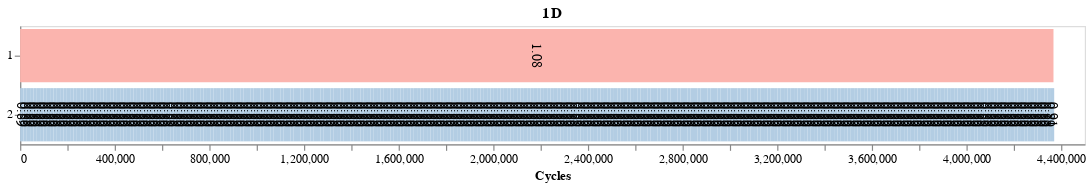

The code cell stored with this chart in its notebook:
### Code cell
row = 2
for job in batch.df_pair.iloc[row]['pair_job'].jobs:
    print(job.name, job.benchmarks)

print('\n')
print("ctx", batch.df_pair.iloc[row]['One_D-GPUSim-Full-True-option'].ctx)
print('\n')
batch.df_pair.iloc[row]['One_D-GPUSim-Full-True-option'].print_config()
batch.df_pair.iloc[row]['One_D-GPUSim-Full-True-option'].print_interference()
batch.df_pair.iloc[row]['One_D-GPUSim-Full-True-perf'].visualize("1D").display()
print('sld:', batch.df_pair.iloc[row]['One_D-GPUSim-Full-True-perf'].sld)
print('ws:', sum(batch.df_pair.iloc[row]['One_D-GPUSim-Full-True-perf'].sld))

### Figure 1 — Vega-Lite specification as saved in the notebook (floating-point values rounded to 4 significant figures; data arrays with more than 128 entries replaced by an {"elided": "..."} marker saying what was removed)
{"config": {"view": {"continuousWidth": 400, "continuousHeight": 300}, "axis": {"grid": false}, "header": {"titleColor": "black", "titleFontSize": 14}}, "layer": [{"mark": "bar", "encoding": {"color": {"type": "nominal", "field": "kernel", "legend": null, "scale": {"scheme": "pastel1"}}, "x": {"type": "quantitative", "field": "start", "scale": {"domain": [0, 4371000.0]}, "title": "Cycles"}, "x2": {"field": "end"}, "y": {"type": "nominal", "field": "stream", "sort": null}}, "height": 100, "title": "1D", "width": 900}, {"mark": {"type": "text", "align": "center", "angle": 90, "baseline": "middle", "color": "black", "fontSize": 12}, "encoding": {"text": {"type": "quantitative", "field": "norm"}, "x": {"type": "quantitative", "field": "position"}, "y": {"type": "nominal", "field": "stream", "sort": "ascending", "title": null}}}], "data": {"name": "data-13d7e1866e3eb90550896922577568d4"}, "$schema": "https://vega.github.io/schema/vega-lite/v4.8.1.json", "datasets": {"data-13d7e1866e3eb90550896922577568d4": {"elided": "311 records"}}}
